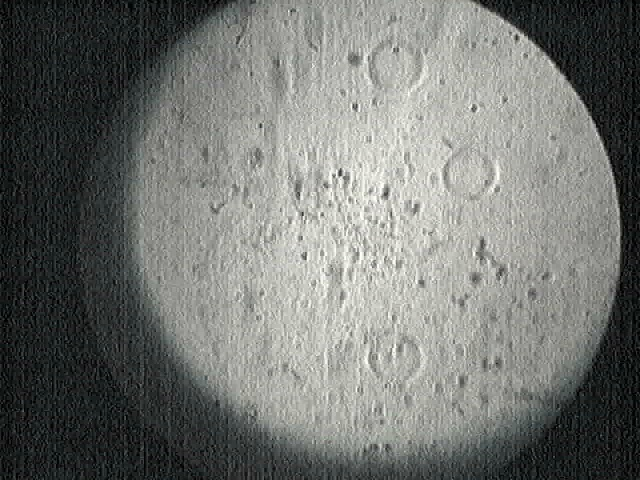
#> input picture Best/Picture 228.jpg, 640 x 480 px
$ python cont.py
#> lines starting #> are read from the running program, lines starting #| are printed output that depends on the picture
# -*- coding: cp1251 -*-
import sys
import numpy as np
import cv2 as cv
import os

import easygui
import unicodedata

from os import listdir
from os.path import isfile, join


def nothing(*arg):
    pass


print("привет мир")
cv.namedWindow("settings")  # создаем окно настроек
cv.createTrackbar("вввввв", "settings", 55, 255, nothing)
# create switch for ON/OFF functionality
switch = 'Отобразить'
cv.createTrackbar('Show ', 'settings',0,1,nothing)


def drawAll(rimg, contours):
    for cnt in contours0:
        rect = cv.minAreaRect(cnt)  # пытаемся вписать прямоугольник
        box = cv.boxPoints(rect)  # поиск четырех вершин прямоугольника
        box = np.int0(box)  # округление координат
        cv.drawContours(rimg, [box], 0, (0, 0, 255), 2)  # рисуем прямоугольник
    cv.imshow("rimg", rimg)  # вывод обработанного кадра в окно


def drawAllContours(rimg, contours):
    for cnt in contours0:
        rect = cv.minAreaRect(cnt)  # пытаемся вписать прямоугольник
        box = cv.boxPoints(rect)  # поиск четырех вершин прямоугольника
        box = np.int0(box)  # округление координат
        if rect[1][0] < 100 and rect[2] % 10 == 0:
            cv.drawContours(rimg, [box], 0, (255, 0, 0), 2)  # рисуем прямоугольник
    cv.imshow("rimg", rimg)  # вывод обработанного кадра в окно


def drawMiddleContours(rimg, contours, r):
    W, H = 0, 0
    rects = []
    for cnt in contours0:
        rect = cv.minAreaRect(cnt)  # пытаемся вписать прямоугольник
        rects.append(rect)
        W += rect[1][0]
        H += rect[1][1]

    if len(rects) != 0:
        W /= len(rects)
        H /= len(rects)

    s_min = W * H / 2
    s_max = W * H * 4

    for rect in rects:
        box = cv.boxPoints(rect)  # поиск четырех вершин прямоугольника
        box = np.int0(box)  # округление координат

        s = rect[1][0] * rect[1][1]
        if s > s_min and s < s_max and rect[2] % 10 == 0:
            cv.drawContours(rimg, [box], 0, (0, 255, 0), 2)  # рисуем прямоугольник
    cv.imshow("rimg", rimg)  # вывод обработанного кадра в окно


if __name__ == "__main__":
    print(__doc__)

    fn = "Best/Picture 228.jpg"  # путь к файлу с картинкой
    img = cv.imread(fn)
#> img is the input picture: shape (480, 640, 3); mean B, G, R 112.1, 115.8, 113.6

    # [4 lines of commented-out code are left out]

    mypath = "/home/artyom/labs/bauman/vkr/Best"
    onlyfiles = [f for f in listdir(mypath) if isfile(join(mypath, f))]
    print("onlyfiles", onlyfiles)
    index = 0
    fn = mypath + "/" + onlyfiles[index]

    inc = 0

    while True:

        frame = cv.imread(fn, 0)
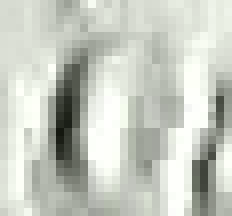
#> input picture Best/1.png, 29 x 27 px, found by its file name (shown 8 times larger)
#> frame: shape (27, 29); min 21, max 254, mean 199.8

        cv.imshow("origin", frame)

        edges = cv.Canny(frame, 120, 110)
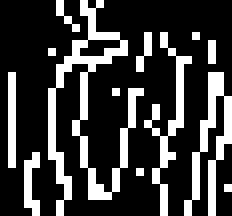
#> edges: shape (27, 29) (shown 8 times larger); 23.8% white in thin lines or dots
        # kernel is used to control the amount of eroding and dilating
        kernel2 = np.ones((5, 5), np.uint8)#np.uint8
        kernel1 = np.array(
            [
                [0, 0, 1, 0, 0],
                [0, 1, 1, 1, 0],
                [1, 1, 1, 1, 1],
                [0, 1, 1, 1, 0],
                [0, 0, 1, 0, 0],
            ],
            dtype=np.uint8,
        )
        kernel = np.array(
            [
                [0, 1, 0],
                [1, 1, 1],
                [0, 1, 0],
            ],
            dtype=np.uint8,
        )
        #blur = cv.blur(frame,(5,5))
        img_erode =  cv.erode(frame, kernel, iterations=2)
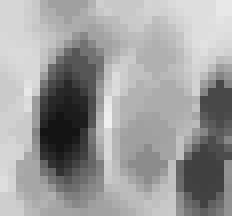
#> img_erode: shape (27, 29) (shown 8 times larger); min 21, max 239, mean 156.7
        img_erode2 =  cv.erode(frame, kernel1, iterations=2)
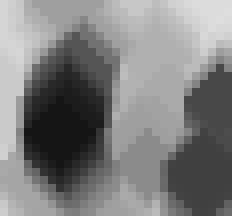
#> img_erode2: shape (27, 29) (shown 8 times larger); min 21, max 222, mean 127
        img_erode3 = cv.erode(frame, kernel2, iterations=2)
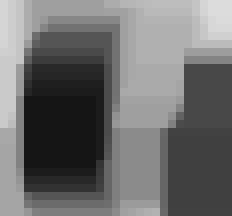
#> img_erode3: shape (27, 29) (shown 8 times larger); min 21, max 220, mean 110.1
        # [4 lines of commented-out code are left out]
        img_erode3 = img_erode

        # # Repeat the erosion and dilation by changing iterations.
        # img_erode = cv.erode(frame, kernel, iterations=2)
        # cv.imshow("img_erode", img_erode)

        # параметры цветового фильтра
        hsv_min = np.array((0, 0, 0), np.uint8)
        # экспериментальным путем получено 71
        hsv_max = np.array(
            (255, 255, inc + cv.getTrackbarPos("v1", "settings")), np.uint8
        )

        path = os.path.join("/home/artyom/labs/bauman/vkr/output/1", "1.jpg")
        cv.imwrite(path, img_erode)

        new_img = cv.imread(path)
#> new_img: shape (27, 29, 3); min 17, max 239, mean 156.7
        hsv = cv.cvtColor(
            new_img, cv.COLOR_BGR2HSV
        )  # меняем цветовую модель с BGR на HSV
#> hsv: shape (27, 29, 3); mean H, S, V 0, 0, 156.7
        thresh = cv.inRange(hsv, hsv_min, hsv_max)  # применяем цветовой фильтр
#> thresh: shape (27, 29); every value is 0
        # cv.imshow('thresh', thresh) # вывод обработанного кадра в окно

        # cv.imshow("thresh", thresh)
        img_dilate = cv.dilate(img_erode, kernel, iterations=2)
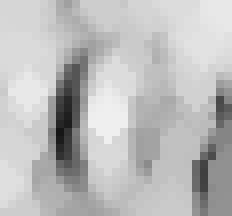
#> img_dilate: shape (27, 29) (shown 8 times larger); min 21, max 239, mean 187.8
        # [5 lines of commented-out code are left out]

        contours0, hierarchy = cv.findContours(
            thresh, cv.RETR_TREE, cv.CHAIN_APPROX_SIMPLE
        )
#> contours0 = []

        new_img2 = cv.imread(fn)
#> new_img2 is the input picture: shape (27, 29, 3); mean B, G, R 193.2, 202.6, 198.4
        cv.drawContours(
            new_img2, contours0, -1, (255, 255, 0), 3, cv.LINE_AA, hierarchy, 1
        )
        # cv.imshow("contours", new_img2)  # вывод обработанного кадра в окно

        path = os.path.join("/home/artyom/labs/bauman/vkr/output/2", "1.jpg")
        cv.imwrite(path, thresh)

        rimg = cv.imread(fn)

        #

        ch = cv.waitKey(5)
#> (key Esc is pressed here)
        print("ch", ch)  # 13 81 83

        if ch == 49:
            if index > 0:
                index -= 1
                fn = mypath + "/" + onlyfiles[index]

        if ch == 50:
            if index < len(onlyfiles) - 1:
                index += 1
                fn = mypath + "/" + onlyfiles[index]

        if ch == 51:
            if inc + cv.getTrackbarPos("v1", "settings") - 1 > 0:
                inc -= 1

        if ch == 52:
            if inc + cv.getTrackbarPos("v1", "settings") + 1 < 255:
                inc += 1

        if ch == 82:
            fn = easygui.fileopenbox()

        drawAll(rimg, contours0)
        drawAllContours(rimg, contours0)
        drawMiddleContours(rimg, contours0, ch == 13)
#> after the loop in drawMiddleContours, `for cnt in contours0:`: H = 0; rects = []
#> in drawMiddleContours, `s_min = W * H / 2`: s_min = 0

        if ch == 27:
            break

    cv.destroyAllWindows()
